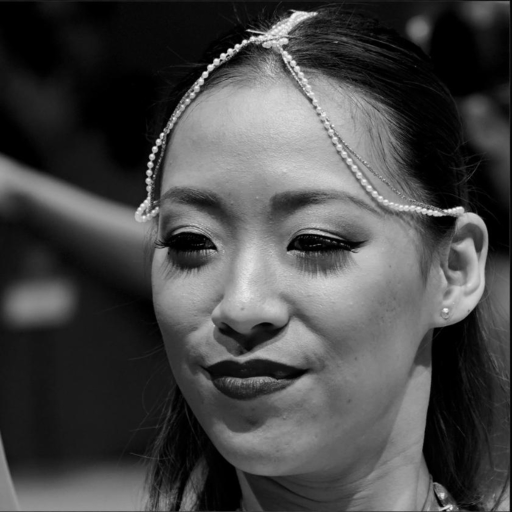
#> input picture dashboard/src/Images/1/Exemplar.jpg, 1024 x 1024 px (shown at 1/2 size)
$ python -i utility_functions.py   (imports and definitions only)
#> lines starting #> are read from the running program, lines starting #| are printed output that depends on the picture
import cv2
import numpy as np
import scipy
from scipy import signal


def flip_matrix(matrix):
    new_matrix = np.flip(matrix,1)
    new_matrix = np.flip(new_matrix,0)
    return new_matrix

def convolve(matrix_a, matrix_b , mode='valid'):
    return  signal.convolve2d(matrix_a,matrix_b,mode=mode)

def Prewitt(image, direction=None, mode='valid'):

    image = image.astype('float64')
    kernelx = np.array([[-1, 0, 1],
                        [-1, 0, 1],
                        [-1, 0, 1]])

    kernely = np.array([[1, 1, 1],
                        [0, 0, 0],
                        [-1,-1,-1]])

    grad_x = convolve(image,flip_matrix(kernelx),mode)
    grad_y = convolve(image,flip_matrix(kernely),mode)
    if (direction == 'x'): return grad_x

    if (direction == 'y'): return grad_y

    return np.sqrt((grad_x ** 2) + (grad_y ** 2)).astype("uint8")

def format_kernel(blur_k , shape , i , n):
    c = (1 - (i / (n-1)))
    ny, nx = shape
    blur_k = np.zeros(shape)
    blur_k[ny//2-1, :] = 0.5
    blur_k[ny//2+0, :] = 1.
    blur_k[ny//2+1, :] = 0.5
    blur_k[:, 0] *= 0.
    blur_k[:, 1] *= 0.5
    blur_k[:, -2] *= 0.5
    blur_k[:, -1] *= 0.
    blur_k /= np.sum(blur_k)
    blur_k += 0.01 * c
    return blur_k


def pad_to_shape(a, shape):
    a = np.array(a)
    b = np.zeros(shape)
    ny, nx = a.shape
    b[:ny, :nx] = a
    return b

def pad_to_odd(k):
    k_shape = list(k.shape)
    if k_shape[0] % 2 == 0:
        k_shape[0] += 1
    if k_shape[1] % 2 == 0:
        k_shape[1] += 1
    k = pad_to_shape(k, k_shape)
    return k


def circ_diff_1(a):
    return np.hstack([np.diff(a, axis=1), a[:, 0, np.newaxis] - a[:, -1, np.newaxis]])

def circ_diff_2(a):
    return np.vstack([np.diff(a, axis=0), a[0, :] - a[-1, :]])

>>> import cv2
>>> picture = cv2.imread('../dashboard/src/Images/1/Exemplar.jpg', cv2.IMREAD_GRAYSCALE)
#> picture is the input picture: shape (1024, 1024); min 0, max 254, mean 71.3
>>> result = Prewitt(picture)
#> in convolve, `return  signal.convolve2d(matrix_a,matrix_b,mode=mode)`:
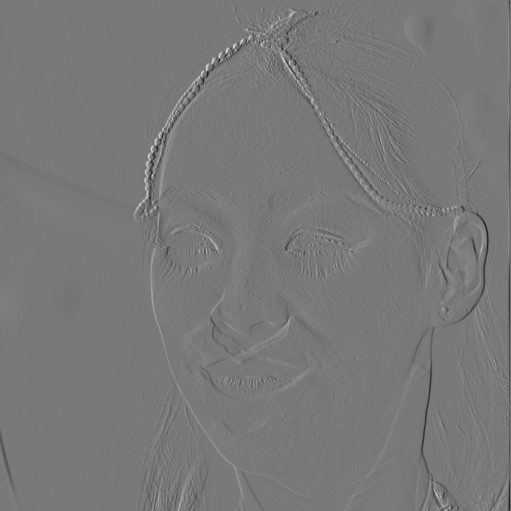
#> returned value: shape (1022, 1022) float64 (shown at 1/2 size); min -423, max 468, mean -0.2; drawn with min black and max white
#> call 2 of convolve, with matrix_b = array of shape (3, 3), mode = 'valid'
#> in convolve (call 2), `return  signal.convolve2d(matrix_a,matrix_b,mode=mode)`:
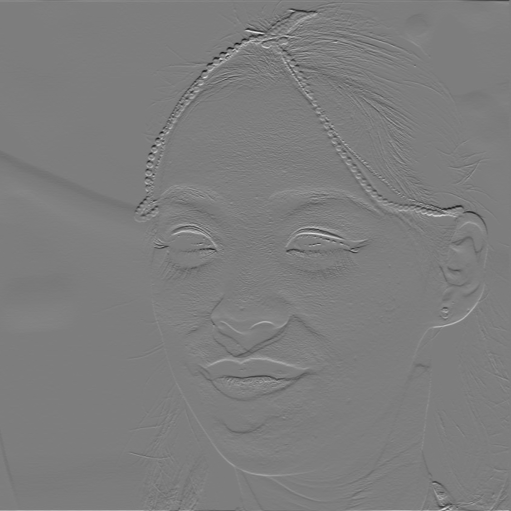
#> returned value: shape (1022, 1022) float64 (shown at 1/2 size); min -488, max 503, mean -0.3; drawn with min black and max white
#> in Prewitt, `return np.sqrt((grad_x ** 2) + (grad_y ** 2)).astype("uint8")`:
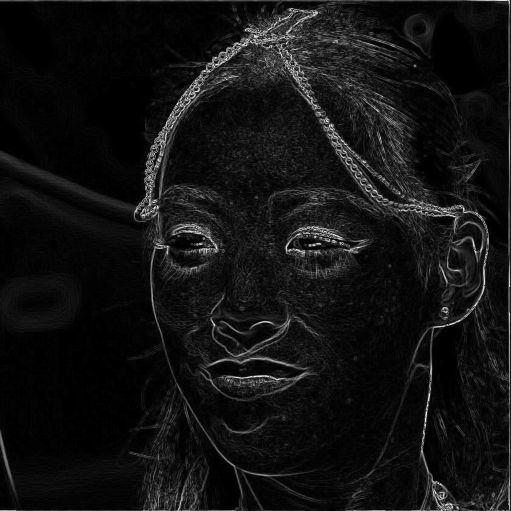
#> returned value: shape (1022, 1022) (shown at 1/2 size); min 0, max 255, mean 18.3
